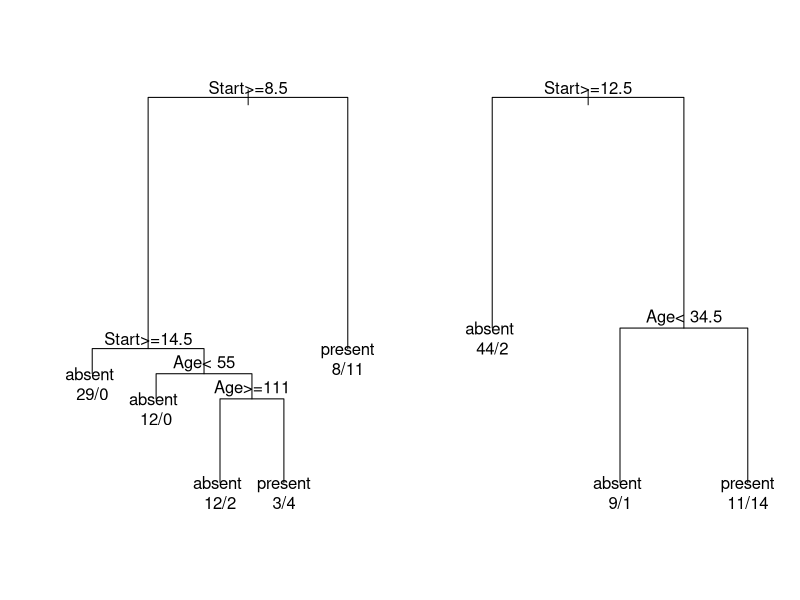

Write R code to recreate this figure.
## ---- chunk 1
knitr::opts_chunk$set(echo = TRUE)
library(rpart)
## ---- chunk 2
fit <- rpart(Kyphosis ~ Age + Number + Start, data = kyphosis)
fit2 <- rpart(Kyphosis ~ Age + Number + Start, data = kyphosis,
parms = list(prior = c(.65,.35), split = "information"))
fit3 <- rpart(Kyphosis ~ Age + Number + Start, data = kyphosis,
control = rpart.control(cp = 0.05))
par(mfrow = c(1,2), xpd = NA) # otherwise on some devices the text is clipped
plot(fit)
text(fit, use.n = TRUE)
plot(fit2)
text(fit2, use.n = TRUE)
